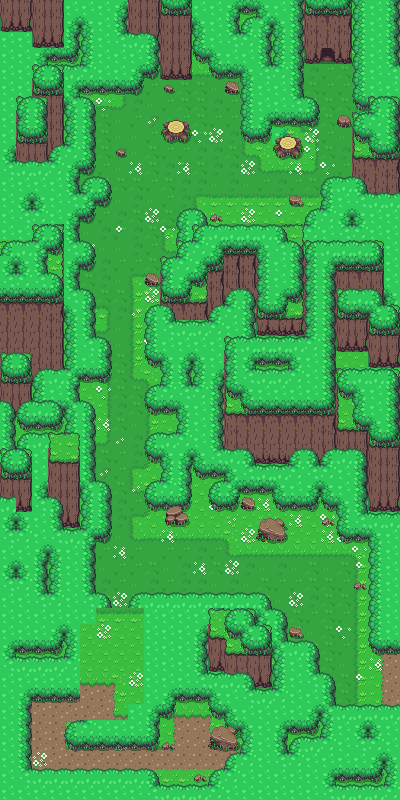

A level layout from a 2D game, rendered from its tile map. Below: a short description, then the map file with tile-grid data replaced by summaries:
An orthogonal 25x50 tile map with 16x16 px tiles, 6 tile layers (Ground, GroundDetails, Collisions, Mountains, ...).

<map version="1.4" tiledversion="1.4.2" orientation="orthogonal" renderorder="left-down" width="25" height="50" tilewidth="16" tileheight="16" infinite="0" nextlayerid="9" nextobjectid="7">
 <tileset firstgid="1" source="overworld.tsx" />
 <layer id="1" name="Ground" width="25" height="50">
  <data>[1250 cells, 1242 non-empty, 35 distinct tile ids]</data>
 </layer>
 <layer id="5" name="GroundDetails" width="25" height="50">
  <data>[1250 cells, 1240 non-empty, 61 distinct tile ids]</data>
 </layer>
 <layer id="2" name="Collisions" width="25" height="50">
  <data>[1250 cells, 827 non-empty, 38 distinct tile ids]</data>
 </layer>
 <layer id="7" name="Mountains" width="25" height="50">
  <data>[1250 cells, 318 non-empty, 25 distinct tile ids]</data>
 </layer>
 <layer id="8" name="Mountains Forest" width="25" height="50">
  <data>[1250 cells, 235 non-empty, 15 distinct tile ids]</data>
 </layer>
 <layer id="6" name="Rocks" width="25" height="50">
  <data>[1250 cells, 12 non-empty, 12 distinct tile ids]</data>
 </layer>
</map>
